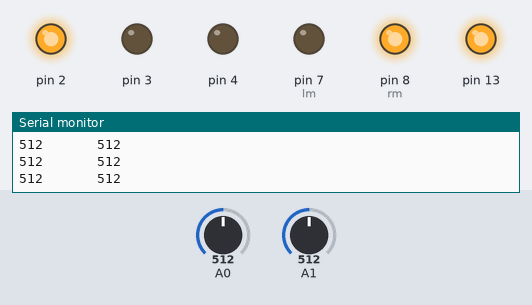
Recording of a sketch running on a simulated Arduino Uno, built with avr-gcc and run on an emulated ATmega328P. Shown: output pins drawn as LEDs (lit = HIGH), the last lines printed to the serial monitor. The inputs (shaded band) are chosen by the test bench; at power-on: A0 = 512, A1 = 512.

Above: at 1.2 s.
1.3 s: A0 set to 407
4.3 s: A0 set to 389
At 5.1 s:
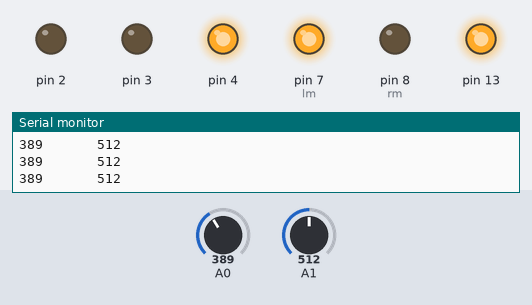
5.8 s: A1 set to 490
At 6.8 s:
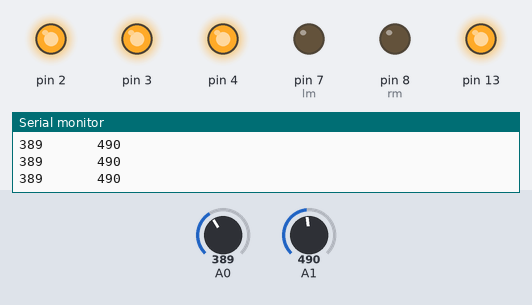
7.3 s: A1 set to 510
At 7.8 s:
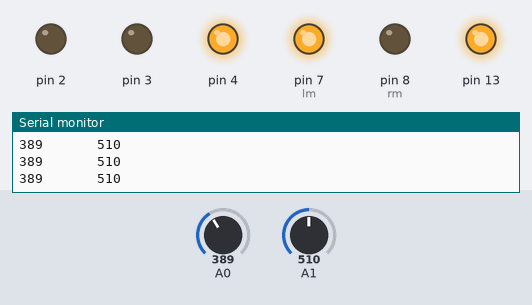
10.3 s: A1 set to 390
At 11.1 s:
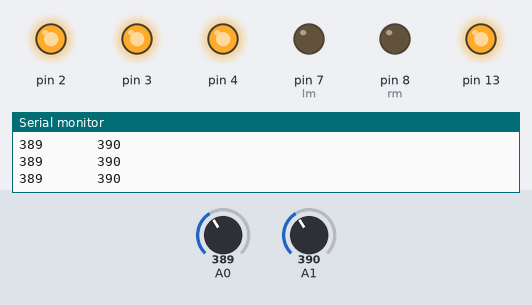
Timing chart, 0 to 13.3 s (numbered marks = the images above; inputs shaded):
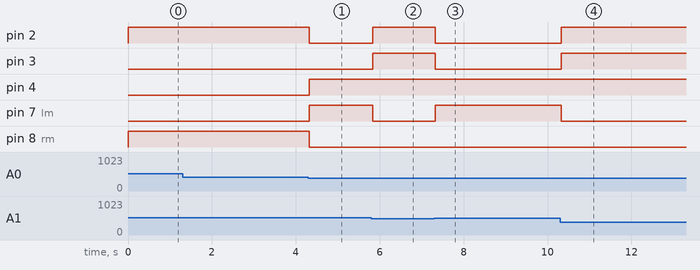

The sketch:

linefollower2.ino
```cpp
int lm=7;
int rm=8;

void setup() {
pinMode(lm,OUTPUT);
pinMode(rm,OUTPUT);
pinMode(A0,INPUT);
pinMode(A1,INPUT);
pinMode(2,OUTPUT);
pinMode(3,OUTPUT);
pinMode(4,OUTPUT);
Serial.begin(9600);
pinMode(13,OUTPUT);
digitalWrite(13,1);
}

void loop() {
  int leftval=analogRead(A0);
  int rightval=analogRead(A1);
  Serial.print(leftval);
  Serial.print("       ");
  Serial.println(rightval);
  if(leftval>400){
    left();
    digitalWrite(2,1);
    digitalWrite(3,0);
    digitalWrite(4,0);

    } else if(rightval>500){
      right();
      digitalWrite(2,0);
      digitalWrite(3,0);
      digitalWrite(4,1);
      }
         else if(rightval<500 && leftval<500)
        {
          halt();
          digitalWrite(2,1);
        digitalWrite(3,1);
        digitalWrite(4,1);
          } else
          {
            forward();
            digitalWrite(2,0);
        digitalWrite(3,1);
        digitalWrite(4,0);
            }
}

void left(){
  digitalWrite(rm,1);
  digitalWrite(lm,0);
  }

void right(){
  digitalWrite(rm,0);
  digitalWrite(lm,1);
  }

  void halt(){
    digitalWrite(rm,0);
    digitalWrite(lm,0);
    }

  void forward(){
    digitalWrite(rm,1);
    digitalWrite(lm,1);
    }
```

Measured:
- the behaviour switches between 401 and 400 on A0 (found by bisection; images 0 and 1)
- after the input at 4.3 s, pin 2, pin 8 (rm): HIGH → LOW at once; pin 4, pin 7 (lm): LOW → HIGH at once
- after the input at 5.8 s, pin 2, pin 3: LOW → HIGH at once; pin 7 (lm): HIGH → LOW at once
- after the input at 7.3 s, pin 2, pin 3: HIGH → LOW at once; pin 7 (lm): LOW → HIGH at once
- after the input at 10.3 s, pin 2, pin 3: LOW → HIGH at once; pin 7 (lm): HIGH → LOW at once
